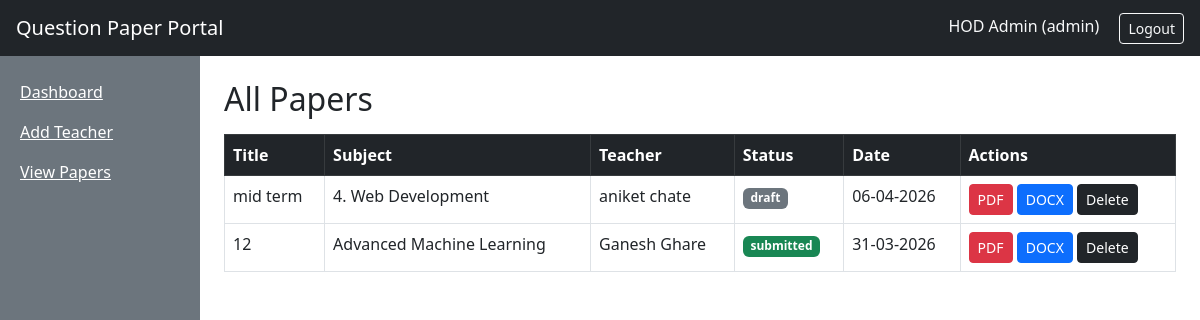
/admin/papers (signed in), run on the app's committed database.
### models.py (models this page shows)
class Paper(db.Model):
    __tablename__ = 'papers'
    id = db.Column(db.Integer, primary_key=True)
    title = db.Column(db.String(200), nullable=False)
    subject_id = db.Column(db.Integer, db.ForeignKey('subjects.id'), nullable=False)
    teacher_id = db.Column(db.Integer, db.ForeignKey('users.id'), nullable=False)
    status = db.Column(db.String(20), nullable=False, default='draft')
    exam_type = db.Column(db.String(50), nullable=False, default='class_test')
    exam_date = db.Column(db.String(20), nullable=True)
    semester = db.Column(db.String(20), nullable=True)
    header_title = db.Column(db.String(100), nullable=True)
    branch = db.Column(db.String(150), nullable=True)
    created_at = db.Column(db.DateTime, default=datetime.utcnow)
    questions = db.relationship('PaperQuestion', backref='paper', lazy=True, order_by='PaperQuestion.order_num')
    uploaded_files = db.relationship('UploadedFile', backref='paper', lazy=True)

class Subject(db.Model):
    __tablename__ = 'subjects'
    id = db.Column(db.Integer, primary_key=True)
    name = db.Column(db.String(100), nullable=False)
    code = db.Column(db.String(20), nullable=False)
    questions = db.relationship('Question', backref='subject', lazy=True)
    papers = db.relationship('Paper', backref='subject', lazy=True)

class User(db.Model):
    __tablename__ = 'users'
    id = db.Column(db.Integer, primary_key=True)
    username = db.Column(db.String(80), unique=True, nullable=False)
    password_hash = db.Column(db.String(200), nullable=False)
    full_name = db.Column(db.String(120), nullable=False)
    role = db.Column(db.String(20), nullable=False, default='teacher')
    department = db.Column(db.String(50), nullable=True)
    subjects = db.relationship('Subject', secondary='user_subjects', backref='users')
    papers = db.relationship('Paper', backref='teacher', lazy=True)

### routes/admin.py (the view)
@admin_bp.route('/papers')
@admin_required
def view_papers():
    papers = Paper.query.order_by(Paper.created_at.desc()).all()
    return render_template('admin/view_papers.html', papers=papers)

### routes/auth.py (called while the page is built)
def admin_required(f):
    @wraps(f)
    def decorated(*args, **kwargs):
        if 'user_id' not in session:
            return redirect(url_for('auth.login'))
        if session.get('role') != 'admin':
            flash('Admin access only.')
            return redirect(url_for('auth.login'))
        return f(*args, **kwargs)
    return decorated

### templates/admin/view_papers.html
{% extends 'base.html' %}
{% block content %}
<h2>All Papers</h2>
<table class="table table-bordered bg-white mt-3">
  <thead class="table-dark">
    <tr><th>Title</th><th>Subject</th><th>Teacher</th><th>Status</th><th>Date</th><th>Actions</th></tr>
  </thead>
  <tbody>
    {% for paper in papers %}
    <tr>
      <td>{{ paper.title }}</td>
      <td>{{ paper.subject.name }}</td>
      <td>{{ paper.teacher.full_name }}</td>
      <td><span class="badge bg-{{ 'success' if paper.status == 'submitted' else 'secondary' }}">{{ paper.status }}</span></td>
      <td>{{ paper.created_at.strftime('%d-%m-%Y') }}</td>
      <td>
        <a href="{{ url_for('admin.download_paper', paper_id=paper.id, fmt='pdf') }}" class="btn btn-sm btn-danger">PDF</a>
        <a href="{{ url_for('admin.download_paper', paper_id=paper.id, fmt='docx') }}" class="btn btn-sm btn-primary">DOCX</a>
        <a href="{{ url_for('admin.delete_paper', paper_id=paper.id) }}" class="btn btn-sm btn-dark" onclick="return confirm('Are you sure you want to delete this paper?');">Delete</a>
      </td>
    </tr>
    {% else %}
    <tr><td colspan="6" class="text-center">No papers yet.</td></tr>
    {% endfor %}
  </tbody>
</table>
{% endblock %}

### data on the page
Paper: title "mid term", subject.name "4. Web Development", teacher.full_name "aniket chate", status "draft", created_at "06-04-2026"
Paper: title "12", subject.name "Advanced Machine Learning", teacher.full_name "Ganesh Ghare", status "submitted", created_at "31-03-2026"

### other printed values
{{ session.full_name }} "HOD Admin"
{{ session.role }} "admin"
